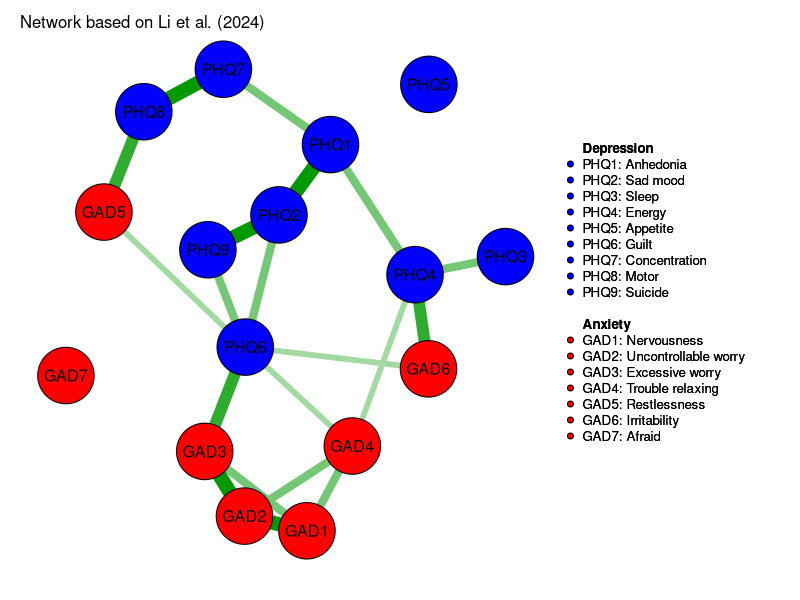
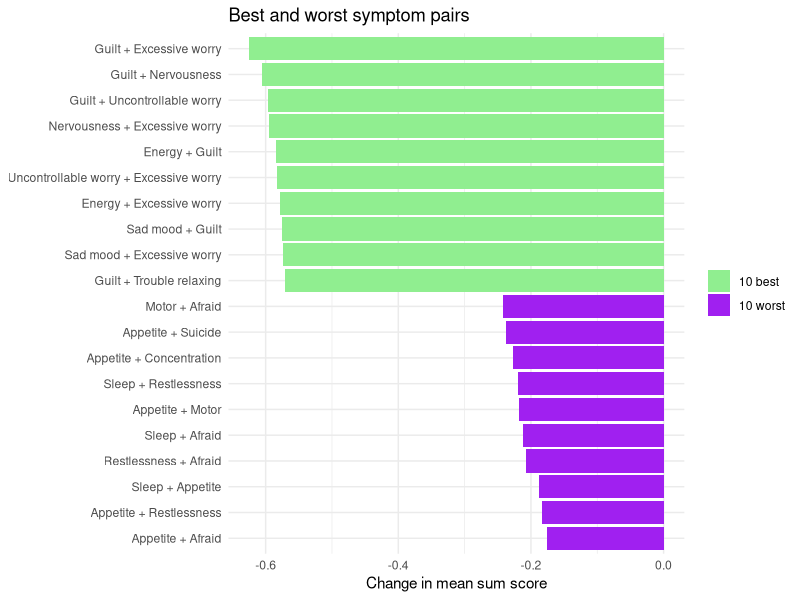
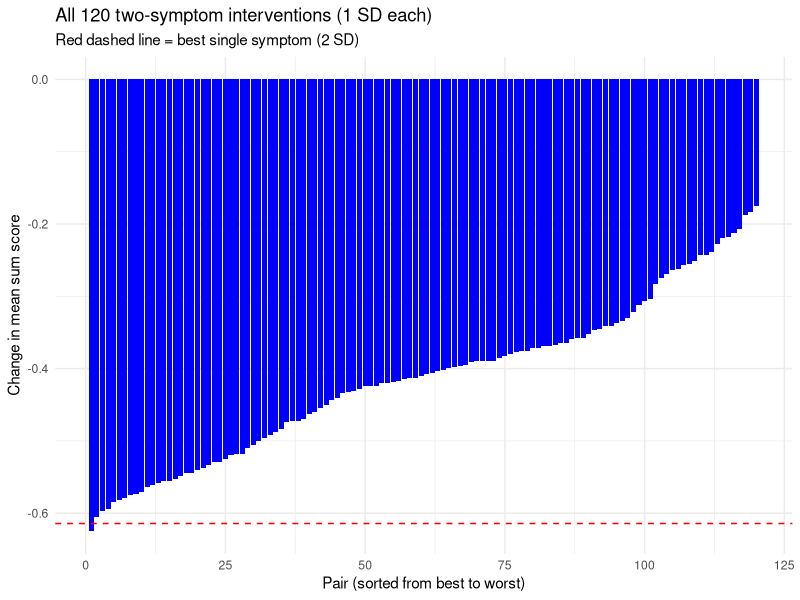
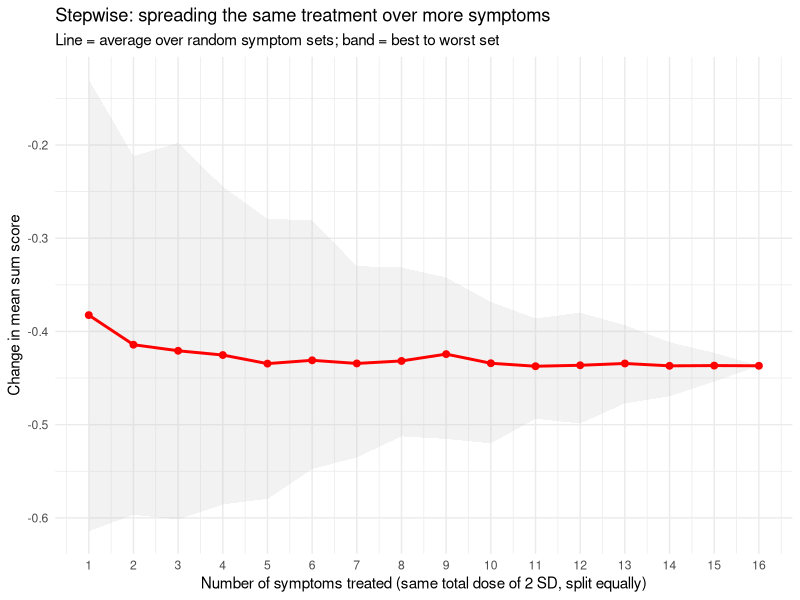
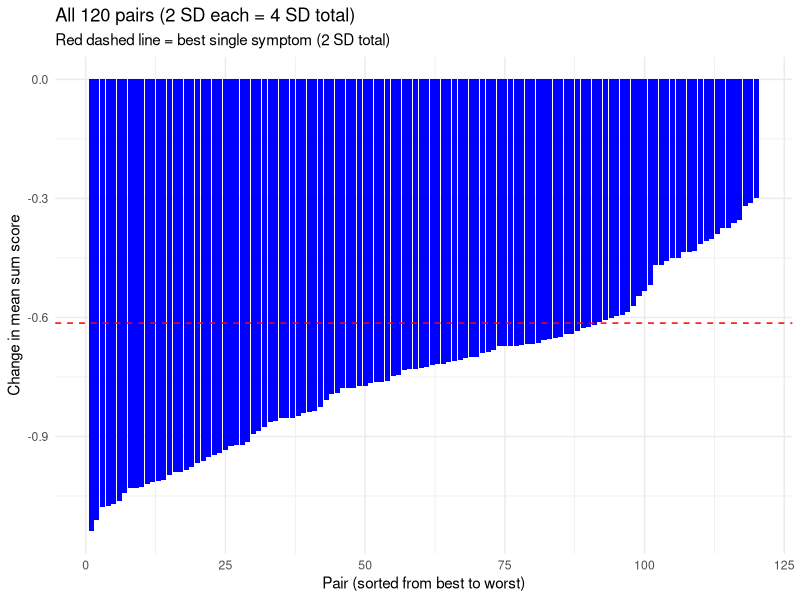
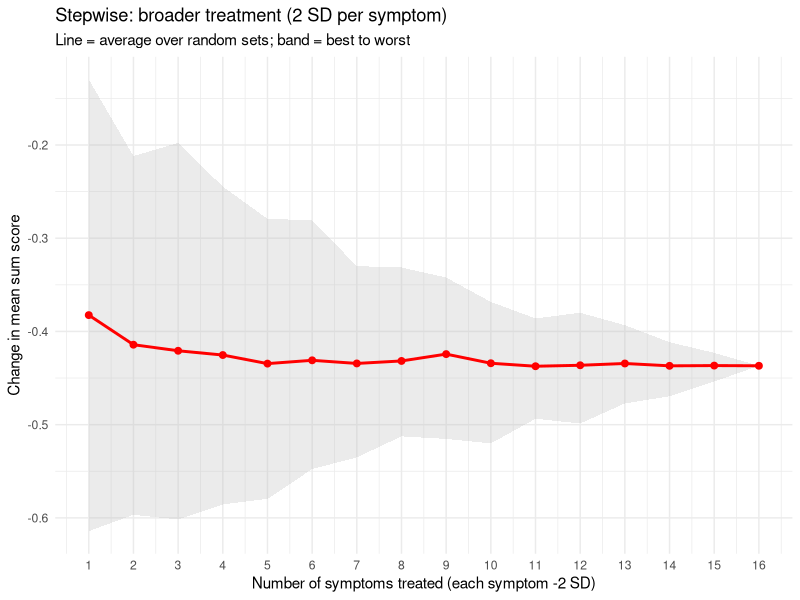
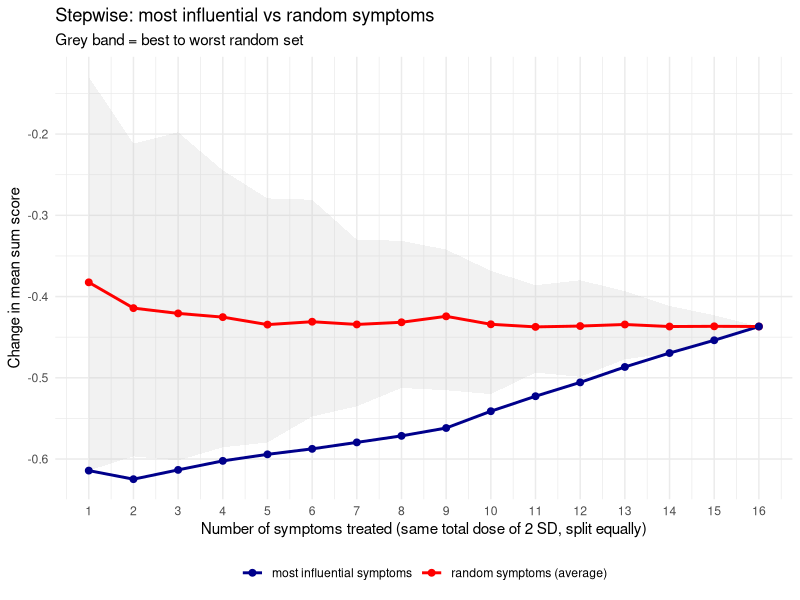
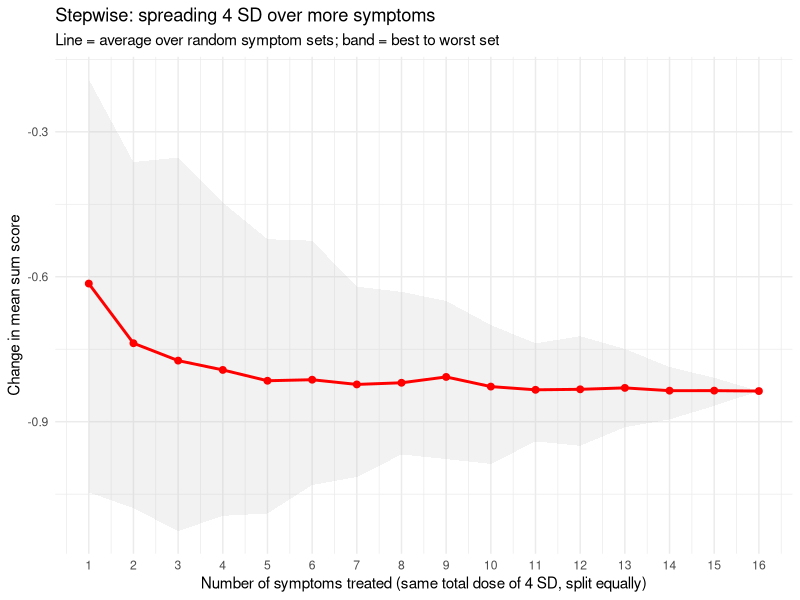

Write R code to recreate these figures, in order.

   # Multi-symptom alleviating interventions in a depression-anxiety network
   # based on Li et al. (2024), following the logic of NIRA (Lunansky et al., 2022).
   # Main analyses: total dose of 2 SD split over the targeted symptoms
   #   (single symptoms, all pairs, stepwise random, stepwise most influential).
   # Additional analyses: 2 SD per symptom, and a total dose of 4 SD.

############# STEP 1: the network ####################
library(qgraph)
library(ggplot2)

                  

# based on Li et al. (2024)
dep <- c("PHQ1", "PHQ2", "PHQ3", "PHQ4", "PHQ5", "PHQ6", "PHQ7", "PHQ8", "PHQ9")
anx <- c("GAD1", "GAD2", "GAD3", "GAD4", "GAD5", "GAD6", "GAD7")
nodes <- c(dep, anx)
n_nodes <- length(nodes)
is_dep <- nodes %in% dep

labels_long <- c(
  PHQ1 = "Anhedonia", PHQ2 = "Sad mood", PHQ3 = "Sleep", PHQ4 = "Energy",
  PHQ5 = "Appetite", PHQ6 = "Guilt", PHQ7 = "Concentration",
  PHQ8 = "Motor", PHQ9 = "Suicide",
  GAD1 = "Nervousness", GAD2 = "Uncontrollable worry", GAD3 = "Excessive worry",
  GAD4 = "Trouble relaxing", GAD5 = "Restlessness", GAD6 = "Irritability",
  GAD7 = "Afraid")

### EDGE WEIGHTS###
W <- matrix(0.1, n_nodes, n_nodes, dimnames = list(nodes, nodes))   # weak links everywhere
diag(W) <- 0 #symptom cannot have connectivity with itself
# add_edge(a, b, w): sets the connection between symptoms a and b to strength w.
# A connection goes both ways, so it is written in both cells of the table
# (row a / column b AND row b / column a). "<<-" changes the real W, not a temporary copy.
add_edge <- function(a, b, w) { W[a, b] <<- w; W[b, a] <<- w } 

# strong links (thickest lines in Li et al.(2024))
add_edge("PHQ2", "PHQ9", 1.2); add_edge("PHQ2", "PHQ1", 1.2)
add_edge("GAD2", "GAD3", 1.2); add_edge("GAD1", "GAD2", 1.2)
add_edge("PHQ7", "PHQ8", 1.2)

# medium links within depression / within anxiety
add_edge("PHQ1", "PHQ4", 0.7); add_edge("PHQ1", "PHQ7", 0.7)
add_edge("PHQ3", "PHQ4", 0.7); add_edge("PHQ2", "PHQ6", 0.7)
add_edge("PHQ6", "PHQ9", 0.7); add_edge("GAD1", "GAD3", 0.7)
add_edge("GAD1", "GAD4", 0.7); add_edge("GAD2", "GAD4", 0.7)

# bridge links between anxiety and depression (Li et al. (2024), section 3.2)
add_edge("GAD6", "PHQ4", 1.0); add_edge("GAD5", "PHQ8", 1.0)
add_edge("PHQ6", "GAD3", 1.0)
add_edge("GAD4", "PHQ6", 0.5); add_edge("GAD5", "PHQ6", 0.5)
add_edge("GAD6", "PHQ6", 0.5); add_edge("GAD4", "PHQ4", 0.5)

### THRESHOLDS###
# Not published by Li et al. (2024), so symptoms are grouped by how common they
# were in their sample (Table 1, item mean M): more common = easier to activate.
# More negative = harder to switch on. Exact values are arbitrary
# the grouping comes from Li et al.'s Table 1 (M).

tau <- setNames(rep(NA, n_nodes), nodes)
tau[c("PHQ6", "GAD6", "GAD3", "PHQ4", "GAD1")] <- -1.6  # very common  (M >= 0.60): guilt, irritability, excessive worry, energy, nervousness
tau[c("PHQ1", "PHQ2", "GAD4", "GAD7")]         <- -2.0  # common       (M 0.50-0.59): anhedonia, sad mood, trouble relaxing, afraid
tau[c("PHQ3", "PHQ5", "PHQ7", "GAD2", "PHQ8")] <- -2.4  # less common  (M 0.40-0.49): sleep, appetite, concentration, uncontrollable worry, motor
tau[c("GAD5", "PHQ9")]                         <- -2.8  # rare         (M < 0.40): restlessness, suicide

tau          # check: all 16 should have a value (no NA)

# Figure : the network 
qgraph(W, layout = "spring",
       groups = list(Depression = which(is_dep), Anxiety = which(!is_dep)),
       color = c("blue", "red"), labels = nodes, nodeNames = labels_long,
       legend.cex = 0.4, minimum = 0.1,      # hide the weak 0.1 links
       title = "Network based on Li et al. (2024)")

total_dose <- 2                      # total intervention size in SD (as in Li et al.)

# Function: alleviating intervention. The total dose is split over the targets:
# 1 symptom -> 2 SD, 2 symptoms -> 1 SD each
intervene <- function(thresholds, targets) {
  thresholds[targets] <- thresholds[targets] - (total_dose / length(targets)) * sd(thresholds)
  thresholds
}

############# STEP 2 :original network ####################
# Function: EXACT mean number of active symptoms (no randomness, no seed needed)
# With 16 symptoms there are only 2^16  possible symptom patterns, so we
# calculate the exact average instead of simulating individuals
all_patterns    <- as.matrix(expand.grid(rep(list(0:1), n_nodes)))   # every possible pattern
n_active        <- rowSums(all_patterns)                             # number of symptoms in each pattern
connection_part <- rowSums((all_patterns %*% W) * all_patterns) / 2  # effect of the connections per pattern
exact_mean <- function(thresholds) {
  logp <- as.vector(all_patterns %*% thresholds) + connection_part   # how likely each pattern is (log scale)
  p <- exp(logp - max(logp))                                         # turn into probabilities
  sum(p * n_active) / sum(p)                                         # average number of active symptoms
}

  
original_mean   <- exact_mean(tau)
original_mean

# function: compare one intervention with the original 
compare_with_original <- function(targets) {
  mean_after <- exact_mean(intervene(tau, targets))
  data.frame(
    targets      = paste(targets, collapse = " + "),
    names        = paste(labels_long[targets], collapse = " + "),
    n_symptoms   = length(targets),
    mean_after   = mean_after,
    difference   = mean_after - original_mean)     # negative = improvement
}

############# STEP 3-5  for all possible pairs####################

all_pairs <- combn(nodes, 2)         # 2 x 120 matrix: every pair of symptoms
ncol(all_pairs)                      # = 120

pair_results <- data.frame()
for (i in 1:ncol(all_pairs)) {
  pair_results <- rbind(pair_results, compare_with_original(all_pairs[, i]))
}
pair_results <- pair_results[order(pair_results$difference), ]   # best to worst pair
rownames(pair_results) <- NULL

head(pair_results, 10)               # 10 best pairs: most negative difference 
tail(pair_results, 10)               # 10 worst pairs

# Figure : the 10 best and 10 worst pairs, with names 
top_bottom <- rbind(head(pair_results, 10), tail(pair_results, 10))
top_bottom$group <- rep(c("10 best", "10 worst"), each = 10)
ggplot(top_bottom, aes(x = reorder(names, -difference), y = difference, fill = group)) +
  geom_col() + coord_flip() +
  scale_fill_manual(values = c("10 best" = "lightgreen", "10 worst" = "purple")) +
  labs(x = NULL, y = "Change in mean sum score", fill = NULL,
       title = "Best and worst symptom pairs") +
  theme_minimal()

############# STEP 6: single symptom ####################
single_results <- data.frame()
for (s in nodes) single_results <- rbind(single_results, compare_with_original(s))
single_results <- single_results[order(single_results$difference), ]
rownames(single_results) <- NULL

single_results


############# SUMMARY####################
summary_table <- data.frame(
  intervention    = c("1 symptom (2 SD)", "2 symptoms (1 SD each)"),
  number_tested   = c(nrow(single_results), nrow(pair_results)),
  mean_difference = c(mean(single_results$difference), mean(pair_results$difference)),
  best            = c(min(single_results$difference), min(pair_results$difference)),
  worst           = c(max(single_results$difference), max(pair_results$difference)))

summary_table

# Figure : effect of every pair, sorted from best to worst 
pair_results$rank <- 1:nrow(pair_results)               # 1 = best pair
ggplot(pair_results, aes(x = rank, y = difference)) +
  geom_col(fill = "blue") +
  geom_hline(yintercept = min(single_results$difference),
             linetype = "dashed", colour = "red") +     # best single symptom
  labs(x = "Pair (sorted from best to worst)",
       y = "Change in mean sum score",
       title = "All 120 two-symptom interventions (1 SD each)",
       subtitle = "Red dashed line = best single symptom (2 SD)") +
  theme_minimal()

# How many pairs to perform better than the best single symptom?
best_single <- min(single_results$difference)
sum(pair_results$difference < best_single)


############# STEPWISE ####################
# Same total dose (2 SD) split over k symptoms: k = 1 -> 2 SD, k = 4 -> 0.5 SD each, ...
# For each k we test up to 'n_sets' different random symptom sets
# (for k = 1, 15 and 16 there are only 16, 16 and 1 possible sets, so all are used).
# Takes a few minutes.
set.seed(2)
n_sets <- 100                                   # random symptom sets 

stepwise_results <- data.frame()

for (k in 1:n_nodes) {
  n_possible <- choose(n_nodes, k)             # how many different sets of k symptoms exist
  if (n_possible <= 16) {
    sets <- combn(nodes, k, simplify = FALSE)  # few possible sets: use them all
  } else {
    sets <- replicate(n_sets, sample(nodes, k), simplify = FALSE)   # many: pick random ones
  }
  for (targets in sets) {
    stepwise_results <- rbind(stepwise_results, compare_with_original(targets))
  }}


# Summary per number of symptoms
stepwise_summary <- do.call(rbind, lapply(split(stepwise_results, stepwise_results$n_symptoms),
                                          function(d) data.frame(n_symptoms      = d$n_symptoms[1],
                                                                 sets_tested     = nrow(d),
                                                                 mean_difference = mean(d$difference),
                                                                 best            = min(d$difference),
                                                                 worst           = max(d$difference),
                                                                 spread_sd       = sd(d$difference))))
rownames(stepwise_summary) <- NULL

# Figure : stepwise
ggplot(stepwise_summary, aes(x = n_symptoms, y = mean_difference)) +
  geom_ribbon(aes(ymin = best, ymax = worst), fill = "grey", alpha = 0.2) +  # band = best to worst
  geom_line(colour = "red", linewidth = 1) +
  geom_point(colour = "red", size = 2) +
  scale_x_continuous(breaks = 1:n_nodes) +
  labs(x = "Number of symptoms treated (same total dose of 2 SD, split equally)",
       y = "Change in mean sum score",
       title = "Stepwise: spreading the same treatment over more symptoms",
       subtitle = "Line = average over random symptom sets; band = best to worst set") +
  theme_minimal()



############# 2 SD PER SYMPTOM (pairs get 4 SD in total) ####################
# Same analysis as before, but every targeted symptom gets the full dose of treatment (2 SD)
# So a pair receives twice as much treatment as a single symptom

intervene_split <- intervene                       
intervene <- function(thresholds, targets) {       # full dose: 2 SD for EACH targeted symptom
  thresholds[targets] <- thresholds[targets] - total_dose * sd(thresholds)
  thresholds
}

# all 120 pairs, each symptom 2 SD
pair_results_full <- data.frame()
for (i in 1:ncol(all_pairs)) {
  pair_results_full <- rbind(pair_results_full, compare_with_original(all_pairs[, i]))
}
pair_results_full <- pair_results_full[order(pair_results_full$difference), ]
rownames(pair_results_full) <- NULL

# summary: single symptom (2 SD) vs pair (2 SD each)
summary_full <- data.frame(
  intervention    = c("1 symptom (2 SD)", "2 symptoms (2 SD each)"),
  mean_difference = c(mean(single_results$difference), mean(pair_results_full$difference)),
  best            = c(min(single_results$difference),  min(pair_results_full$difference)),
  worst           = c(max(single_results$difference),  max(pair_results_full$difference)))
summary_full

# how many pairs (with double the dose) are still WORSE than the best single symptom?
sum(pair_results_full$difference > min(single_results$difference)) 

# Figure: all pairs (2 SD each), with best single symptom as red line
pair_results_full$rank <- 1:nrow(pair_results_full)
ggplot(pair_results_full, aes(x = rank, y = difference)) +
  geom_col(fill = "blue") +
  geom_hline(yintercept = min(single_results$difference),
             linetype = "dashed", colour = "red") +
  labs(x = "Pair (sorted from best to worst)",
       y = "Change in mean sum score",
       title = "All 120 pairs (2 SD each = 4 SD total)",
       subtitle = "Red dashed line = best single symptom (2 SD total)") +
  theme_minimal()

intervene <- intervene_split                       # switch back to the split version

############# STEPWISE: 2 SD PER SYMPTOM  ####################
# Each targeted symptom gets the full 2 SD, so treating k symptoms = k x 2 SD in total
# Our question: how many symptoms must a treatment hit, and where does the improvement level off?

intervene_split <- intervene                       # store current (split) version
n_sets <- 100                                       # random symptom sets per k

set.seed(2)
stepwise_results_full <- data.frame()
for (k in 1:n_nodes) {
  n_possible <- choose(n_nodes, k)                 # how many different sets of k symptoms exist
  if (n_possible <= 16) {
    sets <- combn(nodes, k, simplify = FALSE)      # few possible sets: use them all
  } else {
    sets <- replicate(n_sets, sample(nodes, k), simplify = FALSE)   # many: pick random ones
  }
  for (targets in sets) {
    stepwise_results_full <- rbind(stepwise_results_full, compare_with_original(targets))
  }                       
}

# Summary per number of symptoms
stepwise_summary_full <- do.call(rbind, lapply(split(stepwise_results_full, stepwise_results_full$n_symptoms),
                                               function(d) data.frame(n_symptoms      = d$n_symptoms[1],
                                                                      sets_tested     = nrow(d),
                                                                      mean_difference = mean(d$difference),
                                                                      best            = min(d$difference),
                                                                      worst           = max(d$difference))))
rownames(stepwise_summary_full) <- NULL
stepwise_summary_full$percent_change <- 100 * stepwise_summary_full$mean_difference / original_mean
stepwise_summary_full$extra_gain     <- c(NA, -diff(stepwise_summary_full$mean_difference))  # what each extra symptom adds
stepwise_summary_full

# Figure: stepwise, 2 SD per symptom
ggplot(stepwise_summary_full, aes(x = n_symptoms, y = mean_difference)) +
  geom_ribbon(aes(ymin = best, ymax = worst), fill = "grey", alpha = 0.3) +   # band = best to worst set
  geom_line(colour = "red", linewidth = 1) +
  geom_point(colour = "red", size = 2) +       
  scale_x_continuous(breaks = 1:n_nodes) +
  labs(x = "Number of symptoms treated (each symptom -2 SD)",
       y = "Change in mean sum score",
       title = "Stepwise: broader treatment (2 SD per symptom)",
       subtitle = "Line = average over random sets; band = best to worst") +
       theme_minimal()

intervene <- intervene_split                       # switch back to the split version again


############# STEPWISE: MOST INFLUENTIAL SYMPTOMS ####################
# Symptoms are added in order of influence (from Step 6: single_results, best first):
# k = 1 -> most influential symptom, k = 2 -> top 2,..k = 16 -> all symptoms
# Same total dose (2 SD) split over the k symptoms, as in the random stepwise

ranking <- single_results$targets                  # symptom codes, most influential first
ranking

influential_results <- data.frame()
for (k in 1:n_nodes) {
  top_k <- ranking[1:k]                            # the k most influential symptoms
  influential_results <- rbind(influential_results, compare_with_original(top_k))
}
influential_results                                # which symptoms were added, and the effect

# Combine with the random stepwise results for one figure
compare_steps <- rbind(
  data.frame(n_symptoms = stepwise_summary$n_symptoms,
             difference = stepwise_summary$mean_difference,
             selection  = "random symptoms (average)"),
  data.frame(n_symptoms = influential_results$n_symptoms,
             difference = influential_results$difference,
             selection  = "most influential symptoms"))

# Figure : most influential vs random symptoms
ggplot(compare_steps, aes(x = n_symptoms, y = difference, colour = selection)) +
  geom_ribbon(data = stepwise_summary, inherit.aes = FALSE,
              aes(x = n_symptoms, ymin = best, ymax = worst),
              fill = "grey", alpha = 0.2) +        # band = best to worst random set
  geom_line(linewidth = 1) + geom_point(size = 2) +
  scale_colour_manual(values = c("most influential symptoms" = "darkblue",
                                 "random symptoms (average)" = "red")) +
  scale_x_continuous(breaks = 1:n_nodes) +
  labs(x = "Number of symptoms treated (same total dose of 2 SD, split equally)",
       y = "Change in mean sum score",
       colour = NULL,
       title = "Stepwise: most influential vs random symptoms",
       subtitle = "Grey band = best to worst random set") +
  theme_minimal() + theme(legend.position = "bottom")

intervene  <- intervene_split        # split version
total_dose <- 4


############# STEPWISE: total dose of 4SD ####################
set.seed(2)
stepwise_results_4sd <- data.frame()
for (k in 1:n_nodes) {
  n_possible <- choose(n_nodes, k)
  if (n_possible <= 16) {
    sets <- combn(nodes, k, simplify = FALSE)
  } else {
    sets <- replicate(n_sets, sample(nodes, k), simplify = FALSE)
  }
  for (targets in sets) {
    stepwise_results_4sd <- rbind(stepwise_results_4sd, compare_with_original(targets))
  }
}

stepwise_summary_4sd <- do.call(rbind, lapply(split(stepwise_results_4sd, stepwise_results_4sd$n_symptoms),
  function(d) data.frame(n_symptoms      = d$n_symptoms[1],
                         sets_tested     = nrow(d),
                         mean_difference = mean(d$difference),
                         best            = min(d$difference),
                         worst           = max(d$difference))))
rownames(stepwise_summary_4sd) <- NULL
stepwise_summary_4sd

ggplot(stepwise_summary_4sd, aes(x = n_symptoms, y = mean_difference)) +
  geom_ribbon(aes(ymin = best, ymax = worst), fill = "grey", alpha = 0.2) +
  geom_line(colour = "red", linewidth = 1) +
  geom_point(colour = "red", size = 2) +
  scale_x_continuous(breaks = 1:n_nodes) +
  labs(x = "Number of symptoms treated (same total dose of 4 SD, split equally)",
       y = "Change in mean sum score",
       title = "Stepwise: spreading 4 SD over more symptoms",
       subtitle = "Line = average over random symptom sets; band = best to worst set") +
  theme_minimal()
